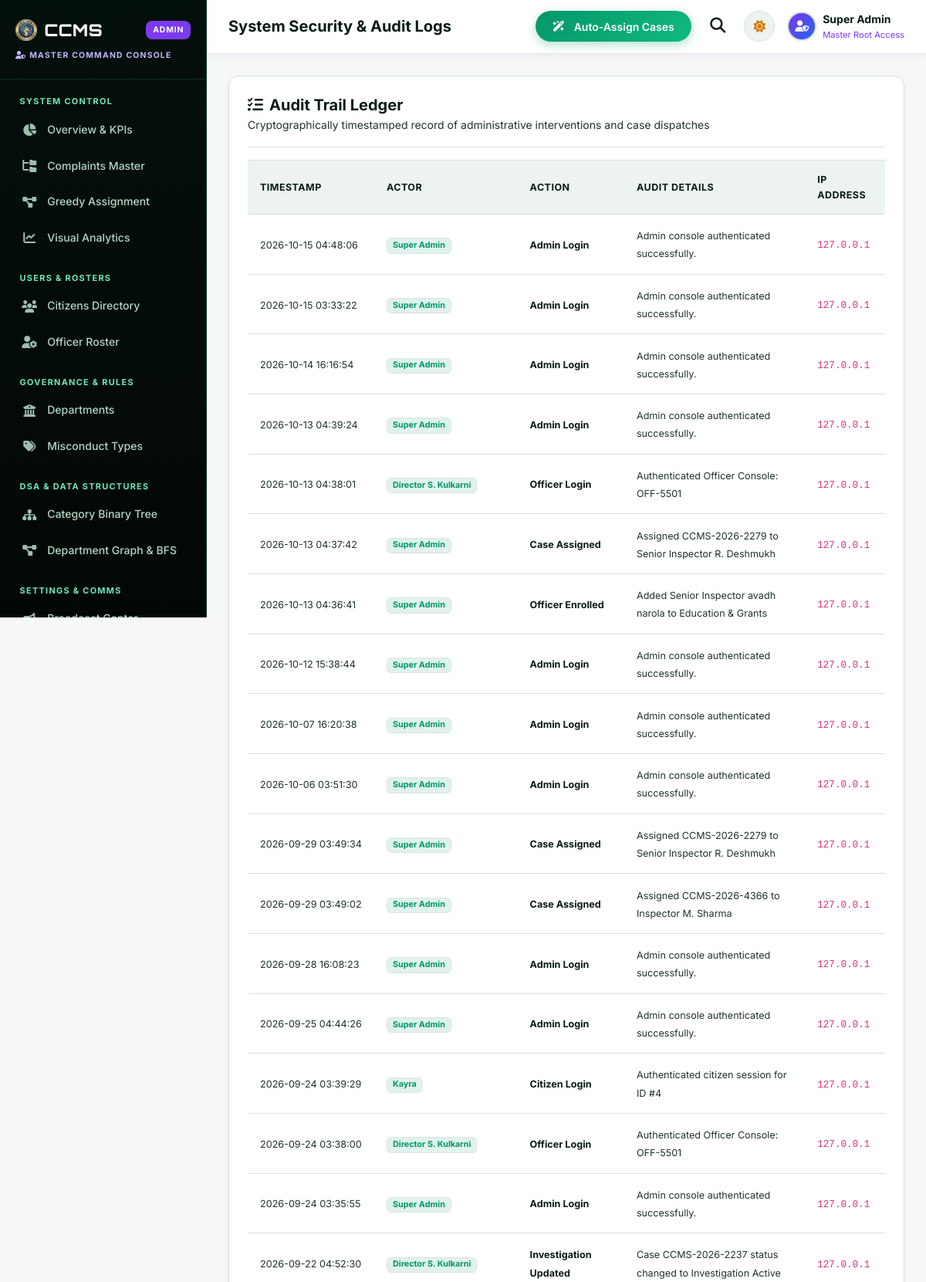
Page /admin/activity-logs (signed in, upper part) on the committed database.
### tables this page shows
CREATE TABLE activity_logs (
            log_id INTEGER PRIMARY KEY AUTOINCREMENT,
            actor TEXT NOT NULL,
            action TEXT NOT NULL,
            details TEXT NOT NULL,
            ip_address TEXT DEFAULT '127.0.0.1',
            timestamp DATETIME DEFAULT CURRENT_TIMESTAMP
        );

### app.py (the view)
@app.route("/admin/activity-logs")
@role_required("admin")
def admin_activity_logs():
    logs = db.query_db("SELECT * FROM activity_logs ORDER BY timestamp DESC LIMIT 50")
    return render_template("admin/activity_logs.html", logs=logs)

### app.py (called while the page is built, shortened)
def role_required(required_role):
    def decorator(f):
        @wraps(f)
        def decorated_function(*args, **kwargs):
            user_role = session.get("role", "citizen")
            if user_role != required_role and user_role != "admin":
                flash("You do not have authorization to view this command console.", "danger")
                return redirect(url_for("home"))
            return f(*args, **kwargs)
        return decorated_function
    return decorator

### db.py (called while the page is built)
def dict_factory(cursor, row):
    d = {}
    for idx, col in enumerate(cursor.description):
        d[col[0]] = row[idx]
    return d

def get_db_connection():
    conn = sqlite3.connect(DB_PATH, timeout=20.0, check_same_thread=False)
    conn.row_factory = dict_factory
    conn.execute("PRAGMA journal_mode=WAL;")
    return conn

def _normalize_query(query, args):
    if "ON DUPLICATE KEY UPDATE" in query.upper() and "system_settings" in query.lower():
        query = "INSERT OR REPLACE INTO system_settings (setting_key, setting_value) VALUES (?, ?)"
        if len(args) == 3:
            args = (args[0], args[1])
        return query, args
    normalized_query = query.replace("%s", "?")
    return normalized_query, args

def query_db(query, args=(), one=False):
    normalized_query, normalized_args = _normalize_query(query, args)
    conn = get_db_connection()
    try:
        cursor = conn.cursor()
        cursor.execute(normalized_query, normalized_args)
        result = cursor.fetchall()
        return (result[0] if result else None) if one else result
    finally:
        conn.close()

### templates/admin/activity_logs.html
{% extends 'admin/base.html' %}
{% set active_page = 'activity_logs' %}
{% block page_heading %}System Security &amp; Audit Logs{% endblock %}
{% block content %}
<div class="ccms-card p-4 shadow-sm mb-4">
  <div class="d-flex flex-wrap align-items-center justify-content-between pb-3 mb-3 border-bottom gap-3">
    <div>
      <h5 class="fw-bold text-heading mb-0"><i class="fas fa-list-check text-violet me-2"></i>Audit Trail Ledger</h5>
      <span class=" small">Cryptographically timestamped record of administrative interventions and case
        dispatches</span>
    </div>
  </div>
  {% if logs %}
  <div class="table-responsive">
    <table class="table-custom">
      <thead>
        <tr>
          <th>Timestamp</th>
          <th>Actor</th>
          <th>Action</th>
          <th>Audit Details</th>
          <th>IP Address</th>
        </tr>
      </thead>
      <tbody>
        {% for log in logs %}
        <tr>
          <td><span class="small  text-nowrap">{{ log.timestamp }}</span></td>
          <td><span class="badge bg-primary-subtle text-primary border">{{ log.actor }}</span></td>
          <td><span class="fw-bold text-heading small">{{ log.action }}</span></td>
          <td><span class="small ">{{ log.details }}</span></td>
          <td><code class="small">{{ log.ip_address or '127.0.0.1' }}</code></td>
        </tr>
        {% endfor %}
      </tbody>
    </table>
  </div>
  {% else %}
  <div class="text-center py-5">
    <p class=" small">No activity logs recorded yet.</p>
  </div>
  {% endif %}
</div>
{% endblock %}

### static/css/theme.css (style rules this page uses)
:root, [data-theme="light"] { --bg-primary: #f6f8f7; --bg-surface: #ffffff; --bg-card: #ffffff; --bg-subtle: #edf3f0; --bg-sidebar: #061a14; --bg-sidebar-hover: rgba(255, 255, 255, 0.08); --border-color: #d8e2dc; --border-hover: #b2c9be; --border-glow: rgba(5, 150, 105, 0.25); --text-heading: #081c15; --text-body: #1e332a; --text-muted: #4b6358; --text-white: #ffffff; --primary: #059669; --primary-hover: #047857; --primary-subtle: rgba(5, 150, 105, 0.12); --accent-cyan: #0891b2; --accent-violet: #7c3aed; --accent-emerald: #10b981; --accent-amber: #d97706; --accent-rose: #e11d48; --accent-mint: #34d399; --gradient-brand: linear-gradient(135deg, #059669 0%, #10b981 100%); --gradient-cyber: linear-gradient(135deg, #059669 0%, #0891b2 50%, #7c3aed 100%); --gradient-card: linear-gradient(145deg, #ffffff, #f4f8f6); --gradient-forest: linear-gradient(135deg, #064e3b 0%, #059669 100%); --gradient-gold: linear-gradient(135deg, #f59e0b 0%, #d97706 100%); --gradient-success: linear-gradient(135deg, #10b981 0%, #059669 100%); --gradient-danger: linear-gradient(135deg, #f43f5e 0%, #e11d48 100%); --gradient-dark: linear-gradient(135deg, #061a14 0%, #0f2d23 100%); --font-brand: 'Orbitron', -apple-system, BlinkMacSystemFont, sans-serif; --font-body: 'Inter', -apple-system, BlinkMacSystemFont, "Segoe UI", Roboto, sans-serif; --shadow-sm: 0 2px 8px rgba(6, 26, 20, 0.05); --shadow-md: 0 8px 24px -4px rgba(6, 26, 20, 0.08), 0 2px 6px -2px rgba(6, 26, 20, 0.04); --shadow-lg: 0 20px 40px -12px rgba(6, 26, 20, 0.12), 0 4px 12px -2px rgba(6, 26, 20, 0.05); --shadow-glow: 0 0 30px rgba(5, 150, 105, 0.2); --radius-sm: 8px; --radius-md: 14px; --radius-lg: 20px; --radius-pill: 9999px; --transition-fast: all 0.2s cubic-bezier(0.4, 0, 0.2, 1); --transition-normal: all 0.3s cubic-bezier(0.25, 0.8, 0.25, 1); }
*, *::before, *::after { box-sizing: border-box; margin: 0; padding: 0; }
html { scroll-behavior: smooth; }
body { font-family: var(--font-body); background-color: var(--bg-primary); color: var(--text-body); min-height: 100vh; line-height: 1.6; transition: background-color 0.3s ease, color 0.3s ease; }
h1, h2, h3, h4, h5, h6, .h1, .h2, .h3, .h4, .h5, .h6 { color: var(--text-heading); font-weight: 700; line-height: 1.3; }
p, span, li, label { color: inherit; }
.text-heading { color: var(--text-heading) !important; }
.text-primary { color: var(--primary) !important; }
.ccms-card, .card { background: var(--bg-card); color: var(--text-body); border: 1px solid var(--border-color); border-radius: var(--radius-md); padding: 1.5rem; box-shadow: var(--shadow-sm); transition: var(--transition-normal); position: relative; overflow: hidden; }
.badge.bg-primary-subtle { background-color: var(--primary-subtle) !important; color: var(--primary) !important; }
table, .table, .table-custom { width: 100%; color: var(--text-body) !important; border-collapse: separate; border-spacing: 0; }
table th, .table th, .table-custom th { background: var(--bg-subtle) !important; color: var(--text-heading) !important; font-size: 0.78rem; font-weight: 700; text-transform: uppercase; letter-spacing: 0.5px; padding: 0.9rem 1rem; border-top: 1px solid var(--border-color); border-bottom: 1.5px solid var(--border-color); }
table td, .table td, .table-custom td { padding: 0.95rem 1rem; vertical-align: middle; border-bottom: 1px solid var(--border-color); color: var(--text-body) !important; font-size: 0.9rem; background-color: transparent !important; }

### rows in the picture
activity_logs: timestamp "2026-10-15 04:48:06", actor "Super Admin", action "Admin Login", details "Admin console authenticated successfully.", ip_address "127.0.0.1"
activity_logs: timestamp "2026-10-15 03:33:22", actor "Super Admin", action "Admin Login", details "Admin console authenticated successfully.", ip_address "127.0.0.1"
activity_logs: timestamp "2026-10-14 16:16:54", actor "Super Admin", action "Admin Login", details "Admin console authenticated successfully.", ip_address "127.0.0.1"
activity_logs: timestamp "2026-10-13 04:39:24", actor "Super Admin", action "Admin Login", details "Admin console authenticated successfully.", ip_address "127.0.0.1"
activity_logs: timestamp "2026-10-13 04:38:01", actor "Director S. Kulkarni", action "Officer Login", details "Authenticated Officer Console: OFF-5501", ip_address "127.0.0.1"
activity_logs: timestamp "2026-10-13 04:37:42", actor "Super Admin", action "Case Assigned", details "Assigned CCMS-2026-2279 to Senior Inspector R. Deshmukh", ip_address "127.0.0.1"
activity_logs: timestamp "2026-10-13 04:36:41", actor "Super Admin", action "Officer Enrolled", details "Added Senior Inspector avadh narola to Education & Grants", ip_address "127.0.0.1"
activity_logs: timestamp "2026-10-12 15:38:44", actor "Super Admin", action "Admin Login", details "Admin console authenticated successfully.", ip_address "127.0.0.1"
activity_logs: timestamp "2026-10-07 16:20:38", actor "Super Admin", action "Admin Login", details "Admin console authenticated successfully.", ip_address "127.0.0.1"
activity_logs: timestamp "2026-10-06 03:51:30", actor "Super Admin", action "Admin Login", details "Admin console authenticated successfully.", ip_address "127.0.0.1"
activity_logs: timestamp "2026-09-29 03:49:34", actor "Super Admin", action "Case Assigned", details "Assigned CCMS-2026-2279 to Senior Inspector R. Deshmukh", ip_address "127.0.0.1"
activity_logs: timestamp "2026-09-29 03:49:02", actor "Super Admin", action "Case Assigned", details "Assigned CCMS-2026-4366 to Inspector M. Sharma", ip_address "127.0.0.1"
activity_logs: timestamp "2026-09-28 16:08:23", actor "Super Admin", action "Admin Login", details "Admin console authenticated successfully.", ip_address "127.0.0.1"
activity_logs: timestamp "2026-09-25 04:44:26", actor "Super Admin", action "Admin Login", details "Admin console authenticated successfully.", ip_address "127.0.0.1"
activity_logs: timestamp "2026-09-24 03:39:29", actor "Kayra", action "Citizen Login", details "Authenticated citizen session for ID #4", ip_address "127.0.0.1"
activity_logs: timestamp "2026-09-24 03:38:00", actor "Director S. Kulkarni", action "Officer Login", details "Authenticated Officer Console: OFF-5501", ip_address "127.0.0.1"
activity_logs: timestamp "2026-09-24 03:35:55", actor "Super Admin", action "Admin Login", details "Admin console authenticated successfully.", ip_address "127.0.0.1"
activity_logs: timestamp "2026-09-22 04:52:30", actor "Director S. Kulkarni", action "Investigation Updated", details "Case CCMS-2026-2237 status changed to Investigation Active", ip_address "127.0.0.1"
